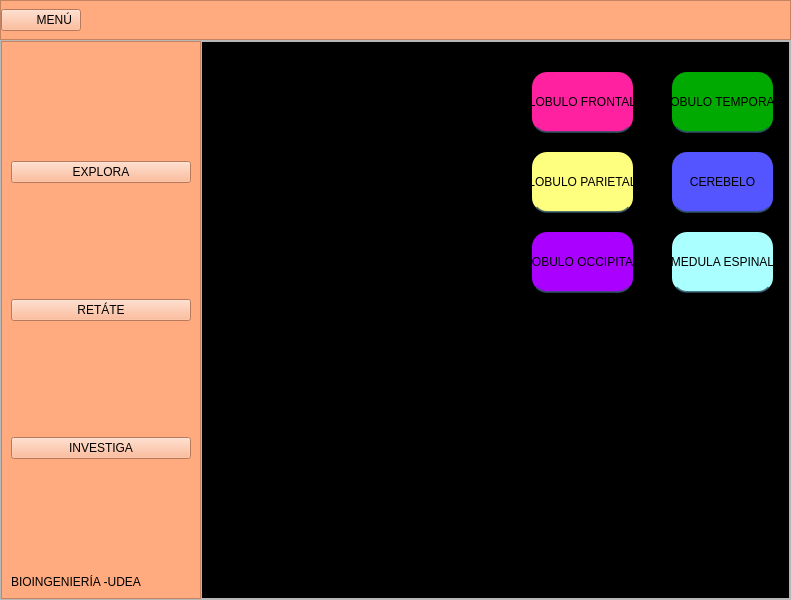
<?xml version="1.0" encoding="UTF-8"?>
<ui version="4.0">
 <class>MainWindow</class>
 <widget class="QMainWindow" name="MainWindow">
  <property name="geometry">
   <rect>
    <x>0</x>
    <y>0</y>
    <width>791</width>
    <height>600</height>
   </rect>
  </property>
  <property name="windowTitle">
   <string>MainWindow</string>
  </property>
  <widget class="QWidget" name="centralwidget">
   <layout class="QVBoxLayout" name="verticalLayout">
    <property name="spacing">
     <number>0</number>
    </property>
    <property name="leftMargin">
     <number>0</number>
    </property>
    <property name="topMargin">
     <number>0</number>
    </property>
    <property name="rightMargin">
     <number>0</number>
    </property>
    <property name="bottomMargin">
     <number>0</number>
    </property>
    <item>
     <widget class="QFrame" name="framesuperior">
      <property name="minimumSize">
       <size>
        <width>0</width>
        <height>40</height>
       </size>
      </property>
      <property name="maximumSize">
       <size>
        <width>16777215</width>
        <height>40</height>
       </size>
      </property>
      <property name="styleSheet">
       <string notr="true">background-color: rgb(255, 170, 127);</string>
      </property>
      <property name="frameShape">
       <enum>QFrame::StyledPanel</enum>
      </property>
      <property name="frameShadow">
       <enum>QFrame::Raised</enum>
      </property>
      <layout class="QHBoxLayout" name="horizontalLayout_2">
       <property name="spacing">
        <number>0</number>
       </property>
       <property name="leftMargin">
        <number>0</number>
       </property>
       <property name="topMargin">
        <number>0</number>
       </property>
       <property name="rightMargin">
        <number>0</number>
       </property>
       <property name="bottomMargin">
        <number>0</number>
       </property>
       <item>
        <widget class="QPushButton" name="pushButton_5">
         <property name="styleSheet">
          <string notr="true">QPushButton:hover {
	border-color: rgb(255, 255, 255);
	background-color: rgb(255, 255, 255);
}
</string>
         </property>
         <property name="text">
          <string>        MENÚ</string>
         </property>
         <property name="icon">
          <iconset>
           <normaloff>icons8-mendfghjlñu-50.png</normaloff>icons8-mendfghjlñu-50.png</iconset>
         </property>
         <property name="iconSize">
          <size>
           <width>33</width>
           <height>16</height>
          </size>
         </property>
        </widget>
       </item>
       <item>
        <spacer name="horizontalSpacer">
         <property name="orientation">
          <enum>Qt::Horizontal</enum>
         </property>
         <property name="sizeHint" stdset="0">
          <size>
           <width>541</width>
           <height>20</height>
          </size>
         </property>
        </spacer>
       </item>
       <item>
        <widget class="QPushButton" name="pushButton_3">
         <property name="mouseTracking">
          <bool>true</bool>
         </property>
         <property name="styleSheet">
          <string notr="true">QPushButton {
    border: 0px;
}

QPushButton:hover {
    border: 5px solid ;
	border-color: rgb(255, 255, 255);
	background-color: rgb(255, 255, 255);
}
</string>
         </property>
         <property name="text">
          <string/>
         </property>
         <property name="icon">
          <iconset>
           <normaloff>icons8-minimizar-30.png</normaloff>icons8-minimizar-30.png</iconset>
         </property>
         <property name="iconSize">
          <size>
           <width>33</width>
           <height>33</height>
          </size>
         </property>
        </widget>
       </item>
       <item>
        <widget class="QPushButton" name="pushButton_2">
         <property name="mouseTracking">
          <bool>true</bool>
         </property>
         <property name="styleSheet">
          <string notr="true">QPushButton {
    border: 0px;
}

QPushButton:hover {
    border: 5px solid ;
	border-color: rgb(255, 255, 255);
	background-color: rgb(255, 255, 255);
}

</string>
         </property>
         <property name="text">
          <string/>
         </property>
         <property name="icon">
          <iconset>
           <normaloff>icons8-maximizar-50.png</normaloff>icons8-maximizar-50.png</iconset>
         </property>
         <property name="iconSize">
          <size>
           <width>33</width>
           <height>33</height>
          </size>
         </property>
        </widget>
       </item>
       <item>
        <widget class="QPushButton" name="pushButton_4">
         <property name="mouseTracking">
          <bool>true</bool>
         </property>
         <property name="styleSheet">
          <string notr="true">QPushButton {
    border: 0px;
}

QPushButton:hover {
    border: 5px solid ;
	border-color: rgb(255, 255, 255);
	background-color: rgb(255, 255, 255);
}

</string>
         </property>
         <property name="text">
          <string/>
         </property>
         <property name="icon">
          <iconset>
           <normaloff>icons8-maximizar-500.png</normaloff>icons8-maximizar-500.png</iconset>
         </property>
         <property name="iconSize">
          <size>
           <width>33</width>
           <height>33</height>
          </size>
         </property>
        </widget>
       </item>
       <item>
        <widget class="QPushButton" name="pushButton">
         <property name="mouseTracking">
          <bool>true</bool>
         </property>
         <property name="styleSheet">
          <string notr="true">QPushButton {
    border: 0px;
}

QPushButton:hover {
    border: 5px solid ;
	border-color: rgb(255, 255, 255);
	background-color: rgb(255, 255, 255);
}
</string>
         </property>
         <property name="text">
          <string/>
         </property>
         <property name="icon">
          <iconset>
           <normaloff>icons8-cerrar-ventana-50.png</normaloff>icons8-cerrar-ventana-50.png</iconset>
         </property>
         <property name="iconSize">
          <size>
           <width>33</width>
           <height>33</height>
          </size>
         </property>
        </widget>
       </item>
      </layout>
     </widget>
    </item>
    <item>
     <widget class="QFrame" name="frameinferior">
      <property name="frameShape">
       <enum>QFrame::StyledPanel</enum>
      </property>
      <property name="frameShadow">
       <enum>QFrame::Raised</enum>
      </property>
      <layout class="QHBoxLayout" name="horizontalLayout">
       <property name="spacing">
        <number>0</number>
       </property>
       <property name="leftMargin">
        <number>0</number>
       </property>
       <property name="topMargin">
        <number>0</number>
       </property>
       <property name="rightMargin">
        <number>0</number>
       </property>
       <property name="bottomMargin">
        <number>0</number>
       </property>
       <item>
        <widget class="QFrame" name="framelateral">
         <property name="minimumSize">
          <size>
           <width>200</width>
           <height>0</height>
          </size>
         </property>
         <property name="maximumSize">
          <size>
           <width>200</width>
           <height>16777215</height>
          </size>
         </property>
         <property name="styleSheet">
          <string notr="true">background-color: rgb(255, 170, 127);</string>
         </property>
         <property name="frameShape">
          <enum>QFrame::StyledPanel</enum>
         </property>
         <property name="frameShadow">
          <enum>QFrame::Raised</enum>
         </property>
         <layout class="QVBoxLayout" name="verticalLayout_3">
          <item>
           <spacer name="verticalSpacer_4">
            <property name="orientation">
             <enum>Qt::Vertical</enum>
            </property>
            <property name="sizeHint" stdset="0">
             <size>
              <width>20</width>
              <height>81</height>
             </size>
            </property>
           </spacer>
          </item>
          <item>
           <widget class="QPushButton" name="pushButton_8">
            <property name="styleSheet">
             <string notr="true">
QPushButton:hover {
	border-color: rgb(255, 255, 255);
	background-color: rgb(255, 255, 255);
}
</string>
            </property>
            <property name="text">
             <string>EXPLORA</string>
            </property>
            <property name="icon">
             <iconset>
              <normaloff>icons8-búsqueda-de-propiedad-50.png</normaloff>icons8-búsqueda-de-propiedad-50.png</iconset>
            </property>
            <property name="iconSize">
             <size>
              <width>40</width>
              <height>40</height>
             </size>
            </property>
           </widget>
          </item>
          <item>
           <spacer name="verticalSpacer">
            <property name="orientation">
             <enum>Qt::Vertical</enum>
            </property>
            <property name="sizeHint" stdset="0">
             <size>
              <width>20</width>
              <height>81</height>
             </size>
            </property>
           </spacer>
          </item>
          <item>
           <widget class="QPushButton" name="pushButton_7">
            <property name="styleSheet">
             <string notr="true">
QPushButton:hover {
	border-color: rgb(255, 255, 255);
	background-color: rgb(255, 255, 255);
}
</string>
            </property>
            <property name="text">
             <string>RETÁTE</string>
            </property>
            <property name="icon">
             <iconset>
              <normaloff>icons8-pass-fail-50.png</normaloff>icons8-pass-fail-50.png</iconset>
            </property>
            <property name="iconSize">
             <size>
              <width>40</width>
              <height>40</height>
             </size>
            </property>
           </widget>
          </item>
          <item>
           <spacer name="verticalSpacer_2">
            <property name="orientation">
             <enum>Qt::Vertical</enum>
            </property>
            <property name="sizeHint" stdset="0">
             <size>
              <width>20</width>
              <height>80</height>
             </size>
            </property>
           </spacer>
          </item>
          <item>
           <widget class="QPushButton" name="pushButton_9">
            <property name="styleSheet">
             <string notr="true">
QPushButton:hover {
	border-color: rgb(255, 255, 255);
	background-color: rgb(255, 255, 255);
}
</string>
            </property>
            <property name="text">
             <string>INVESTIGA</string>
            </property>
            <property name="icon">
             <iconset>
              <normaloff>icons8-escribir-64.png</normaloff>icons8-escribir-64.png</iconset>
            </property>
            <property name="iconSize">
             <size>
              <width>40</width>
              <height>40</height>
             </size>
            </property>
           </widget>
          </item>
          <item>
           <spacer name="verticalSpacer_3">
            <property name="orientation">
             <enum>Qt::Vertical</enum>
            </property>
            <property name="sizeHint" stdset="0">
             <size>
              <width>20</width>
              <height>81</height>
             </size>
            </property>
           </spacer>
          </item>
          <item>
           <widget class="QLabel" name="label">
            <property name="styleSheet">
             <string notr="true">font: 10pt &quot;Monotxt&quot;;</string>
            </property>
            <property name="text">
             <string>BIOINGENIERÍA -UDEA</string>
            </property>
           </widget>
          </item>
         </layout>
        </widget>
       </item>
       <item>
        <widget class="QFrame" name="framecontenedor">
         <property name="frameShape">
          <enum>QFrame::StyledPanel</enum>
         </property>
         <property name="frameShadow">
          <enum>QFrame::Raised</enum>
         </property>
         <layout class="QVBoxLayout" name="verticalLayout_2">
          <property name="spacing">
           <number>0</number>
          </property>
          <property name="leftMargin">
           <number>0</number>
          </property>
          <property name="topMargin">
           <number>0</number>
          </property>
          <property name="rightMargin">
           <number>0</number>
          </property>
          <property name="bottomMargin">
           <number>0</number>
          </property>
          <item>
           <widget class="QStackedWidget" name="stackedWidget">
            <property name="mouseTracking">
             <bool>false</bool>
            </property>
            <property name="styleSheet">
             <string notr="true">background-color: rgb(35, 35, 35);
background-color: rgb(0, 0, 0);</string>
            </property>
            <property name="currentIndex">
             <number>1</number>
            </property>
            <widget class="QWidget" name="pagina_inicio"/>
            <widget class="QWidget" name="pagina_explora">
             <property name="styleSheet">
              <string notr="true">background-color: rgb(35, 35, 35);
background-color: rgb(0, 0, 0);</string>
             </property>
             <widget class="QLabel" name="label_2">
              <property name="geometry">
               <rect>
                <x>0</x>
                <y>270</y>
                <width>281</width>
                <height>271</height>
               </rect>
              </property>
              <property name="text">
               <string/>
              </property>
              <property name="pixmap">
               <pixmap resource="imag.qrc">:/imas/b2ap3_amp_sistema-nervioso-central.jpg</pixmap>
              </property>
              <property name="scaledContents">
               <bool>true</bool>
              </property>
             </widget>
             <widget class="QWidget" name="widget_2" native="true">
              <property name="geometry">
               <rect>
                <x>290</x>
                <y>10</y>
                <width>291</width>
                <height>251</height>
               </rect>
              </property>
              <widget class="QPushButton" name="pushButton_16">
               <property name="geometry">
                <rect>
                 <x>40</x>
                 <y>20</y>
                 <width>101</width>
                 <height>61</height>
                </rect>
               </property>
               <property name="styleSheet">
                <string notr="true">background-color: rgb(255, 33, 159);
border-bottom:2px solid rgba(46,82,101,200);
border-radius: 15px;


</string>
               </property>
               <property name="text">
                <string>LOBULO FRONTAL</string>
               </property>
              </widget>
              <widget class="QPushButton" name="pushButton_14">
               <property name="geometry">
                <rect>
                 <x>40</x>
                 <y>100</y>
                 <width>101</width>
                 <height>61</height>
                </rect>
               </property>
               <property name="styleSheet">
                <string notr="true">border-bottom:2px solid rgba(46,82,101,200);
background-color: rgb(255, 255, 127);
border-radius: 15px;</string>
               </property>
               <property name="text">
                <string>LOBULO PARIETAL</string>
               </property>
              </widget>
              <widget class="QPushButton" name="pushButton_12">
               <property name="geometry">
                <rect>
                 <x>40</x>
                 <y>180</y>
                 <width>101</width>
                 <height>61</height>
                </rect>
               </property>
               <property name="styleSheet">
                <string notr="true">border-bottom:2px solid rgba(46,82,101,200);
background-color: rgb(170, 0, 255);
border-radius: 15px;</string>
               </property>
               <property name="text">
                <string>LOBULO OCCIPITAL</string>
               </property>
              </widget>
              <widget class="QPushButton" name="pushButton_15">
               <property name="geometry">
                <rect>
                 <x>180</x>
                 <y>180</y>
                 <width>101</width>
                 <height>61</height>
                </rect>
               </property>
               <property name="styleSheet">
                <string notr="true">border-bottom:2px solid rgba(46,82,101,200);
background-color: rgb(170, 255, 255);
border-radius: 15px;</string>
               </property>
               <property name="text">
                <string>MEDULA ESPINAL</string>
               </property>
              </widget>
              <widget class="QPushButton" name="pushButton_17">
               <property name="geometry">
                <rect>
                 <x>180</x>
                 <y>100</y>
                 <width>101</width>
                 <height>61</height>
                </rect>
               </property>
               <property name="styleSheet">
                <string notr="true">border-bottom:2px solid rgba(46,82,101,200);
background-color: rgb(85, 85, 255);
border-radius: 15px;</string>
               </property>
               <property name="text">
                <string>CEREBELO</string>
               </property>
              </widget>
              <widget class="QPushButton" name="pushButton_18">
               <property name="geometry">
                <rect>
                 <x>180</x>
                 <y>20</y>
                 <width>101</width>
                 <height>61</height>
                </rect>
               </property>
               <property name="styleSheet">
                <string notr="true">border-bottom:2px solid rgba(46,82,101,200);
background-color: rgb(0, 170, 0);
border-radius: 15px;</string>
               </property>
               <property name="text">
                <string>LOBULO TEMPORAL</string>
               </property>
              </widget>
             </widget>
            </widget>
            <widget class="QWidget" name="pagina_retate">
             <widget class="QWidget" name="widget_3" native="true">
              <property name="geometry">
               <rect>
                <x>370</x>
                <y>60</y>
                <width>201</width>
                <height>391</height>
               </rect>
              </property>
              <layout class="QVBoxLayout" name="verticalLayout_5">
               <item>
                <widget class="QPushButton" name="pushButton_19">
                 <property name="styleSheet">
                  <string notr="true">background-color: rgb(255, 33, 159);
border-bottom:2px solid rgba(46,82,101,200);
border-radius: 15px;


</string>
                 </property>
                 <property name="text">
                  <string>QUIZ LOBULO FRONTAL</string>
                 </property>
                </widget>
               </item>
               <item>
                <spacer name="verticalSpacer_9">
                 <property name="orientation">
                  <enum>Qt::Vertical</enum>
                 </property>
                 <property name="sizeHint" stdset="0">
                  <size>
                   <width>20</width>
                   <height>42</height>
                  </size>
                 </property>
                </spacer>
               </item>
               <item>
                <widget class="QPushButton" name="pushButton_20">
                 <property name="styleSheet">
                  <string notr="true">border-bottom:2px solid rgba(46,82,101,200);
background-color: rgb(255, 255, 127);
border-radius: 15px;


</string>
                 </property>
                 <property name="text">
                  <string>QUIZ LOBULO PARIETAL</string>
                 </property>
                </widget>
               </item>
               <item>
                <spacer name="verticalSpacer_10">
                 <property name="orientation">
                  <enum>Qt::Vertical</enum>
                 </property>
                 <property name="sizeHint" stdset="0">
                  <size>
                   <width>20</width>
                   <height>41</height>
                  </size>
                 </property>
                </spacer>
               </item>
               <item>
                <widget class="QPushButton" name="pushButton_21">
                 <property name="styleSheet">
                  <string notr="true">border-bottom:2px solid rgba(46,82,101,200);
background-color: rgb(170, 85, 255);
border-radius: 15px;


</string>
                 </property>
                 <property name="text">
                  <string>QUIZ LOBULO OCCIPITAL</string>
                 </property>
                </widget>
               </item>
               <item>
                <spacer name="verticalSpacer_11">
                 <property name="orientation">
                  <enum>Qt::Vertical</enum>
                 </property>
                 <property name="sizeHint" stdset="0">
                  <size>
                   <width>20</width>
                   <height>42</height>
                  </size>
                 </property>
                </spacer>
               </item>
               <item>
                <widget class="QPushButton" name="pushButton_22">
                 <property name="styleSheet">
                  <string notr="true">border-bottom:2px solid rgba(46,82,101,200);
background-color: rgb(0, 255, 127);
border-radius: 15px;


</string>
                 </property>
                 <property name="text">
                  <string>QUIZ LOBULO TEMPORAL</string>
                 </property>
                </widget>
               </item>
               <item>
                <spacer name="verticalSpacer_12">
                 <property name="orientation">
                  <enum>Qt::Vertical</enum>
                 </property>
                 <property name="sizeHint" stdset="0">
                  <size>
                   <width>20</width>
                   <height>41</height>
                  </size>
                 </property>
                </spacer>
               </item>
               <item>
                <widget class="QPushButton" name="pushButton_23">
                 <property name="styleSheet">
                  <string notr="true">border-bottom:2px solid rgba(46,82,101,200);
background-color: rgb(0, 85, 255);
border-radius: 15px;


</string>
                 </property>
                 <property name="text">
                  <string>QUIZ CEREBELO</string>
                 </property>
                </widget>
               </item>
               <item>
                <spacer name="verticalSpacer_13">
                 <property name="orientation">
                  <enum>Qt::Vertical</enum>
                 </property>
                 <property name="sizeHint" stdset="0">
                  <size>
                   <width>20</width>
                   <height>42</height>
                  </size>
                 </property>
                </spacer>
               </item>
               <item>
                <widget class="QPushButton" name="pushButton_24">
                 <property name="styleSheet">
                  <string notr="true">border-bottom:2px solid rgba(46,82,101,200);
background-color: rgb(0, 255, 255);
border-radius: 15px;


</string>
                 </property>
                 <property name="text">
                  <string>QUIZ MEDULA ESPINAL</string>
                 </property>
                </widget>
               </item>
              </layout>
             </widget>
            </widget>
            <widget class="QWidget" name="pagina_investiga">
             <widget class="QWidget" name="widget" native="true">
              <property name="geometry">
               <rect>
                <x>100</x>
                <y>100</y>
                <width>391</width>
                <height>381</height>
               </rect>
              </property>
              <property name="styleSheet">
               <string notr="true">background-color: rgb(0, 0, 0);</string>
              </property>
              <layout class="QVBoxLayout" name="verticalLayout_4">
               <item>
                <spacer name="verticalSpacer_5">
                 <property name="orientation">
                  <enum>Qt::Vertical</enum>
                 </property>
                 <property name="sizeHint" stdset="0">
                  <size>
                   <width>20</width>
                   <height>62</height>
                  </size>
                 </property>
                </spacer>
               </item>
               <item>
                <widget class="QPushButton" name="pushButton_6">
                 <property name="styleSheet">
                  <string notr="true">
	
	background-color: rgb(0, 255, 255);
</string>
                 </property>
                 <property name="text">
                  <string>Ingresa una enfermedad cerebral a la base de datos estudiantil</string>
                 </property>
                </widget>
               </item>
               <item>
                <spacer name="verticalSpacer_6">
                 <property name="orientation">
                  <enum>Qt::Vertical</enum>
                 </property>
                 <property name="sizeHint" stdset="0">
                  <size>
                   <width>20</width>
                   <height>61</height>
                  </size>
                 </property>
                </spacer>
               </item>
               <item>
                <widget class="QPushButton" name="pushButton_10">
                 <property name="styleSheet">
                  <string notr="true">background-color: rgb(255, 0, 127);</string>
                 </property>
                 <property name="text">
                  <string>Busca una enfermedad cerebral en la base de datos estudiantil</string>
                 </property>
                </widget>
               </item>
               <item>
                <spacer name="verticalSpacer_7">
                 <property name="orientation">
                  <enum>Qt::Vertical</enum>
                 </property>
                 <property name="sizeHint" stdset="0">
                  <size>
                   <width>20</width>
                   <height>62</height>
                  </size>
                 </property>
                </spacer>
               </item>
               <item>
                <widget class="QPushButton" name="pushButton_11">
                 <property name="styleSheet">
                  <string notr="true">
	
	background-color: rgb(255, 255, 0)

</string>
                 </property>
                 <property name="text">
                  <string>Borrar una enfermedad cerebral en la base de datos estudiantil</string>
                 </property>
                </widget>
               </item>
               <item>
                <spacer name="verticalSpacer_8">
                 <property name="orientation">
                  <enum>Qt::Vertical</enum>
                 </property>
                 <property name="sizeHint" stdset="0">
                  <size>
                   <width>20</width>
                   <height>61</height>
                  </size>
                 </property>
                </spacer>
               </item>
              </layout>
             </widget>
            </widget>
           </widget>
          </item>
         </layout>
        </widget>
       </item>
      </layout>
     </widget>
    </item>
   </layout>
  </widget>
 </widget>
 <resources>
  <include location="imag.qrc"/>
 </resources>
 <connections/>
</ui>
